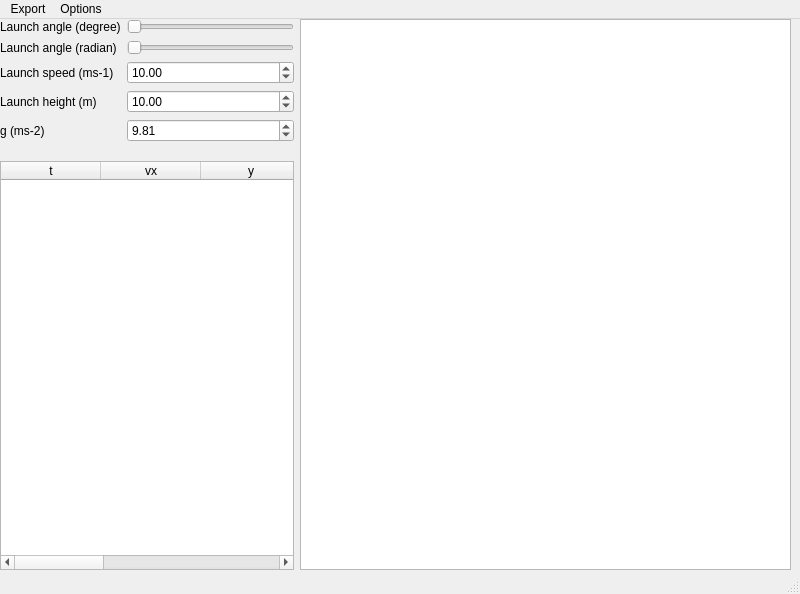
<?xml version="1.0" encoding="UTF-8"?>
<ui version="4.0">
 <class>MainWindow</class>
 <widget class="QMainWindow" name="MainWindow">
  <property name="enabled">
   <bool>true</bool>
  </property>
  <property name="geometry">
   <rect>
    <x>0</x>
    <y>0</y>
    <width>800</width>
    <height>594</height>
   </rect>
  </property>
  <property name="sizePolicy">
   <sizepolicy hsizetype="Maximum" vsizetype="Maximum">
    <horstretch>0</horstretch>
    <verstretch>0</verstretch>
   </sizepolicy>
  </property>
  <property name="font">
   <font>
    <family>Arial</family>
   </font>
  </property>
  <property name="windowTitle">
   <string>Challenge #1</string>
  </property>
  <property name="locale">
   <locale language="English" country="UnitedKingdom"/>
  </property>
  <property name="toolButtonStyle">
   <enum>Qt::ToolButtonFollowStyle</enum>
  </property>
  <widget class="QWidget" name="centralwidget">
   <widget class="QWidget" name="gridLayoutWidget">
    <property name="geometry">
     <rect>
      <x>0</x>
      <y>0</y>
      <width>791</width>
      <height>551</height>
     </rect>
    </property>
    <layout class="QGridLayout" name="gridLayout" rowstretch="1,3" columnstretch="3,5">
     <property name="sizeConstraint">
      <enum>QLayout::SetNoConstraint</enum>
     </property>
     <item row="1" column="0">
      <widget class="QTableWidget" name="DataTable">
       <column>
        <property name="text">
         <string>t</string>
        </property>
       </column>
       <column>
        <property name="text">
         <string>vx</string>
        </property>
       </column>
       <column>
        <property name="text">
         <string>y</string>
        </property>
       </column>
       <column>
        <property name="text">
         <string>vy</string>
        </property>
       </column>
       <column>
        <property name="text">
         <string>v</string>
        </property>
       </column>
       <column>
        <property name="text">
         <string>y</string>
        </property>
       </column>
      </widget>
     </item>
     <item row="0" column="0">
      <layout class="QFormLayout" name="formLayout">
       <item row="0" column="0">
        <widget class="QLabel" name="launchAngleDegreeLabel">
         <property name="text">
          <string>Launch angle (degree)</string>
         </property>
        </widget>
       </item>
       <item row="1" column="0">
        <widget class="QLabel" name="launchAngelRadianLabel">
         <property name="text">
          <string>Launch angle (radian)</string>
         </property>
        </widget>
       </item>
       <item row="1" column="1">
        <widget class="QSlider" name="RadSlider">
         <property name="orientation">
          <enum>Qt::Horizontal</enum>
         </property>
        </widget>
       </item>
       <item row="2" column="0">
        <widget class="QLabel" name="launchSpeedMs1Label">
         <property name="text">
          <string>Launch speed (ms-1)</string>
         </property>
        </widget>
       </item>
       <item row="3" column="0">
        <widget class="QLabel" name="launchHeightMLabel">
         <property name="text">
          <string>Launch height (m)</string>
         </property>
        </widget>
       </item>
       <item row="4" column="0">
        <widget class="QLabel" name="gMs2Label">
         <property name="text">
          <string>g (ms-2)</string>
         </property>
        </widget>
       </item>
       <item row="4" column="1">
        <widget class="QDoubleSpinBox" name="GSpinBox">
         <property name="maximum">
          <double>9999999999.000000000000000</double>
         </property>
         <property name="singleStep">
          <double>0.100000000000000</double>
         </property>
         <property name="value">
          <double>9.810000000000000</double>
         </property>
        </widget>
       </item>
       <item row="0" column="1">
        <widget class="QSlider" name="DegSlider">
         <property name="maximum">
          <number>90</number>
         </property>
         <property name="orientation">
          <enum>Qt::Horizontal</enum>
         </property>
        </widget>
       </item>
       <item row="2" column="1">
        <widget class="QDoubleSpinBox" name="SpeedSpinBox">
         <property name="singleStep">
          <double>0.100000000000000</double>
         </property>
         <property name="value">
          <double>10.000000000000000</double>
         </property>
        </widget>
       </item>
       <item row="3" column="1">
        <widget class="QDoubleSpinBox" name="HeightSpinBox">
         <property name="value">
          <double>10.000000000000000</double>
         </property>
        </widget>
       </item>
      </layout>
     </item>
     <item row="0" column="1" rowspan="2">
      <widget class="QPlainTextEdit" name="Graph"/>
     </item>
    </layout>
   </widget>
  </widget>
  <widget class="QMenuBar" name="menubar">
   <property name="geometry">
    <rect>
     <x>0</x>
     <y>0</y>
     <width>800</width>
     <height>20</height>
    </rect>
   </property>
   <widget class="QMenu" name="menuHelp">
    <property name="title">
     <string>Export</string>
    </property>
    <addaction name="actionExport_table_to_excel"/>
    <addaction name="actionExport_data"/>
   </widget>
   <widget class="QMenu" name="menuOptions">
    <property name="title">
     <string>Options</string>
    </property>
    <addaction name="actionSettings"/>
   </widget>
   <addaction name="menuHelp"/>
   <addaction name="menuOptions"/>
  </widget>
  <widget class="QStatusBar" name="statusbar"/>
  <action name="actionExport_table_to_excel">
   <property name="text">
    <string>Save graph to image</string>
   </property>
  </action>
  <action name="actionExport_data">
   <property name="text">
    <string>Export data</string>
   </property>
  </action>
  <action name="actionSettings">
   <property name="text">
    <string>Settings</string>
   </property>
  </action>
 </widget>
 <resources/>
 <connections/>
</ui>
